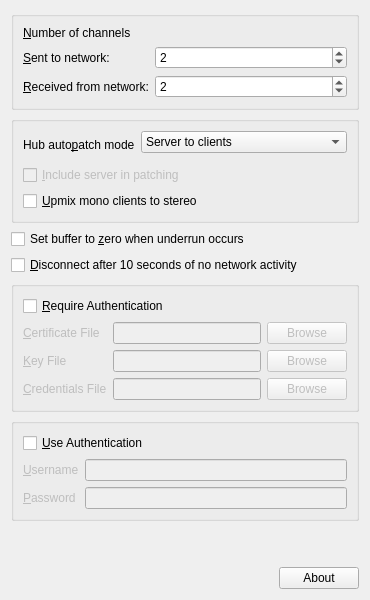
      <widget class="QWidget" name="basicTab">
       <property name="enabled">
        <bool>true</bool>
       </property>
       <attribute name="title">
        <string>Basic options</string>
       </attribute>
       <layout class="QGridLayout" name="gridLayout_3">
        <item row="3" column="0" colspan="2">
         <widget class="QGroupBox" name="autoPatchGroupBox">
          <property name="title">
           <string/>
          </property>
          <layout class="QGridLayout" name="gridLayout_10">
           <item row="0" column="0" rowspan="2" colspan="2">
            <widget class="QLabel" name="autoPatchLabel">
             <property name="sizePolicy">
              <sizepolicy hsizetype="Maximum" vsizetype="Preferred">
               <horstretch>0</horstretch>
               <verstretch>0</verstretch>
              </sizepolicy>
             </property>
             <property name="text">
              <string>Hub auto&amp;patch mode</string>
             </property>
             <property name="buddy">
              <cstring>autoPatchComboBox</cstring>
             </property>
            </widget>
           </item>
           <item row="0" column="2">
            <widget class="QComboBox" name="autoPatchComboBox">
             <property name="toolTip">
              <string>Select how you want audio to be routed by the hub server.</string>
             </property>
             <property name="currentIndex">
              <number>0</number>
             </property>
             <item>
              <property name="text">
               <string>Server to clients</string>
              </property>
             </item>
             <item>
              <property name="text">
               <string>Client loopback</string>
              </property>
             </item>
             <item>
              <property name="text">
               <string>Client fan out/in but no loopback</string>
              </property>
             </item>
             <item>
              <property name="text">
               <string>Full Mix</string>
              </property>
             </item>
             <item>
              <property name="text">
               <string>No auto patching</string>
              </property>
             </item>
            </widget>
           </item>
           <item row="3" column="0" colspan="3">
            <widget class="QCheckBox" name="upmixCheckBox">
             <property name="toolTip">
              <string>For clients that only send one channel of audio, relay their signal in stereo.</string>
             </property>
             <property name="text">
              <string>&amp;Upmix mono clients to stereo</string>
             </property>
            </widget>
           </item>
           <item row="2" column="0" colspan="3">
            <widget class="QCheckBox" name="patchServerCheckBox">
             <property name="enabled">
              <bool>false</bool>
             </property>
             <property name="toolTip">
              <string>Include the server in the audio patching. This allows an ensemble member to
play from this machine. (Available in client fan out/in and full mix modes.)</string>
             </property>
             <property name="text">
              <string>&amp;Include server in patching</string>
             </property>
            </widget>
           </item>
          </layout>
         </widget>
        </item>
        <item row="2" column="0" colspan="2">
         <widget class="QGroupBox" name="channelGroupBox">
          <layout class="QGridLayout" name="gridLayout_9">
           <item row="4" column="1">
            <widget class="QSpinBox" name="channelRecvSpinBox">
             <property name="sizePolicy">
              <sizepolicy hsizetype="Minimum" vsizetype="Fixed">
               <horstretch>0</horstretch>
               <verstretch>0</verstretch>
              </sizepolicy>
             </property>
             <property name="toolTip">
              <string>Number of audio channels toaccept from the network.</string>
             </property>
             <property name="minimum">
              <number>1</number>
             </property>
             <property name="value">
              <number>2</number>
             </property>
            </widget>
           </item>
           <item row="4" column="0">
            <widget class="QLabel" name="channelRecvLabel">
             <property name="sizePolicy">
              <sizepolicy hsizetype="Maximum" vsizetype="Preferred">
               <horstretch>0</horstretch>
               <verstretch>0</verstretch>
              </sizepolicy>
             </property>
             <property name="text">
              <string>&amp;Received from network:</string>
             </property>
             <property name="buddy">
              <cstring>channelRecvSpinBox</cstring>
             </property>
            </widget>
           </item>
           <item row="2" column="0" colspan="2">
            <widget class="QLabel" name="channelLabel">
             <property name="sizePolicy">
              <sizepolicy hsizetype="Maximum" vsizetype="Preferred">
               <horstretch>0</horstretch>
               <verstretch>0</verstretch>
              </sizepolicy>
             </property>
             <property name="text">
              <string>&amp;Number of channels</string>
             </property>
             <property name="buddy">
              <cstring>channelSendSpinBox</cstring>
             </property>
            </widget>
           </item>
           <item row="3" column="0">
            <widget class="QLabel" name="channelSendLabel">
             <property name="text">
              <string>&amp;Sent to network:</string>
             </property>
             <property name="buddy">
              <cstring>channelSendSpinBox</cstring>
             </property>
            </widget>
           </item>
           <item row="3" column="1">
            <widget class="QSpinBox" name="channelSendSpinBox">
             <property name="toolTip">
              <string>Number of audio channels to send to the network.</string>
             </property>
             <property name="minimum">
              <number>1</number>
             </property>
             <property name="value">
              <number>2</number>
             </property>
            </widget>
           </item>
          </layout>
         </widget>
        </item>
        <item row="6" column="0" colspan="2">
         <widget class="QCheckBox" name="timeoutCheckBox">
          <property name="toolTip">
           <string>Stop JackTrip if no network traffic has been received for 10 seconds.</string>
          </property>
          <property name="text">
           <string>&amp;Disconnect after 10 seconds of no network activity</string>
          </property>
         </widget>
        </item>
        <item row="8" column="0" colspan="2">
         <widget class="QGroupBox" name="authGroupBox">
          <property name="enabled">
           <bool>true</bool>
          </property>
          <property name="title">
           <string/>
          </property>
          <layout class="QGridLayout" name="gridLayout_6">
           <item row="2" column="0">
            <widget class="QLabel" name="usernameLabel">
             <property name="enabled">
              <bool>false</bool>
             </property>
             <property name="text">
              <string>&amp;Username</string>
             </property>
             <property name="buddy">
              <cstring>usernameEdit</cstring>
             </property>
            </widget>
           </item>
           <item row="3" column="0">
            <widget class="QLabel" name="passwordLabel">
             <property name="enabled">
              <bool>false</bool>
             </property>
             <property name="text">
              <string>&amp;Password</string>
             </property>
             <property name="buddy">
              <cstring>passwordEdit</cstring>
             </property>
            </widget>
           </item>
           <item row="0" column="0" colspan="2">
            <widget class="QCheckBox" name="authCheckBox">
             <property name="toolTip">
              <string>Supply a username and password to connect to the server.</string>
             </property>
             <property name="text">
              <string>&amp;Use Authentication</string>
             </property>
            </widget>
           </item>
           <item row="2" column="1">
            <widget class="QLineEdit" name="usernameEdit">
             <property name="enabled">
              <bool>false</bool>
             </property>
             <property name="toolTip">
              <string>Enter your username for the server.</string>
             </property>
            </widget>
           </item>
           <item row="3" column="1">
            <widget class="QLineEdit" name="passwordEdit">
             <property name="enabled">
              <bool>false</bool>
             </property>
             <property name="toolTip">
              <string>Enter your password. (This will not be shown or saved.)</string>
             </property>
             <property name="echoMode">
              <enum>QLineEdit::Password</enum>
             </property>
             <property name="cursorPosition">
              <number>0</number>
             </property>
            </widget>
           </item>
          </layout>
         </widget>
        </item>
        <item row="9" column="0">
         <spacer name="basicVerticalSpacer">
          <property name="orientation">
           <enum>Qt::Vertical</enum>
          </property>
          <property name="sizeType">
           <enum>QSizePolicy::Expanding</enum>
          </property>
          <property name="sizeHint" stdset="0">
           <size>
            <width>20</width>
            <height>40</height>
           </size>
          </property>
         </spacer>
        </item>
        <item row="7" column="0" colspan="2">
         <widget class="QGroupBox" name="requireAuthGroupBox">
          <property name="title">
           <string/>
          </property>
          <layout class="QGridLayout" name="gridLayout_7">
           <item row="2" column="2">
            <widget class="QPushButton" name="keyBrowse">
             <property name="enabled">
              <bool>false</bool>
             </property>
             <property name="text">
              <string>Browse</string>
             </property>
            </widget>
           </item>
           <item row="1" column="2">
            <widget class="QPushButton" name="certBrowse">
             <property name="enabled">
              <bool>false</bool>
             </property>
             <property name="text">
              <string>Browse</string>
             </property>
            </widget>
           </item>
           <item row="0" column="0" colspan="2">
            <widget class="QCheckBox" name="requireAuthCheckBox">
             <property name="toolTip">
              <string>Require clients to connect with a username and password.</string>
             </property>
             <property name="text">
              <string>&amp;Require Authentication</string>
             </property>
            </widget>
           </item>
           <item row="3" column="0">
            <widget class="QLabel" name="credsLabel">
             <property name="enabled">
              <bool>false</bool>
             </property>
             <property name="text">
              <string>&amp;Credentials File</string>
             </property>
             <property name="buddy">
              <cstring>credsEdit</cstring>
             </property>
            </widget>
           </item>
           <item row="1" column="0">
            <widget class="QLabel" name="certLabel">
             <property name="enabled">
              <bool>false</bool>
             </property>
             <property name="text">
              <string>&amp;Certificate File</string>
             </property>
             <property name="buddy">
              <cstring>certEdit</cstring>
             </property>
            </widget>
           </item>
           <item row="1" column="1">
            <widget class="QLineEdit" name="certEdit">
             <property name="enabled">
              <bool>false</bool>
             </property>
             <property name="toolTip">
              <string>Choose the certificate file that the server should use to establish an initial SSL connection.</string>
             </property>
            </widget>
           </item>
           <item row="3" column="2">
            <widget class="QPushButton" name="credsBrowse">
             <property name="enabled">
              <bool>false</bool>
             </property>
             <property name="text">
              <string>Browse</string>
             </property>
            </widget>
           </item>
           <item row="2" column="0">
            <widget class="QLabel" name="keyLabel">
             <property name="enabled">
              <bool>false</bool>
             </property>
             <property name="text">
              <string>&amp;Key File</string>
             </property>
             <property name="buddy">
              <cstring>keyEdit</cstring>
             </property>
            </widget>
           </item>
           <item row="2" column="1">
            <widget class="QLineEdit" name="keyEdit">
             <property name="enabled">
              <bool>false</bool>
             </property>
             <property name="toolTip">
              <string>Choose the private key that the server should use for the SSL connection.</string>
             </property>
            </widget>
           </item>
           <item row="3" column="1">
            <widget class="QLineEdit" name="credsEdit">
             <property name="enabled">
              <bool>false</bool>
             </property>
             <property name="toolTip">
              <string>Choose the file containing the list of usernames and passwords.</string>
             </property>
            </widget>
           </item>
          </layout>
         </widget>
        </item>
        <item row="11" column="0" colspan="2">
         <layout class="QHBoxLayout" name="aboutLayout">
          <item>
           <spacer name="aboutSpacer">
            <property name="orientation">
             <enum>Qt::Horizontal</enum>
            </property>
            <property name="sizeHint" stdset="0">
             <size>
              <width>40</width>
              <height>20</height>
             </size>
            </property>
           </spacer>
          </item>
          <item>
           <widget class="QPushButton" name="aboutButton">
            <property name="text">
             <string>About</string>
            </property>
           </widget>
          </item>
         </layout>
        </item>
        <item row="5" column="0" colspan="2">
         <widget class="QCheckBox" name="zeroCheckBox">
          <property name="toolTip">
           <string>Silence the audio when there's a buffer underrun.</string>
          </property>
          <property name="text">
           <string>Set buffer to &amp;zero when underrun occurs</string>
          </property>
         </widget>
        </item>
       </layout>
      </widget>
